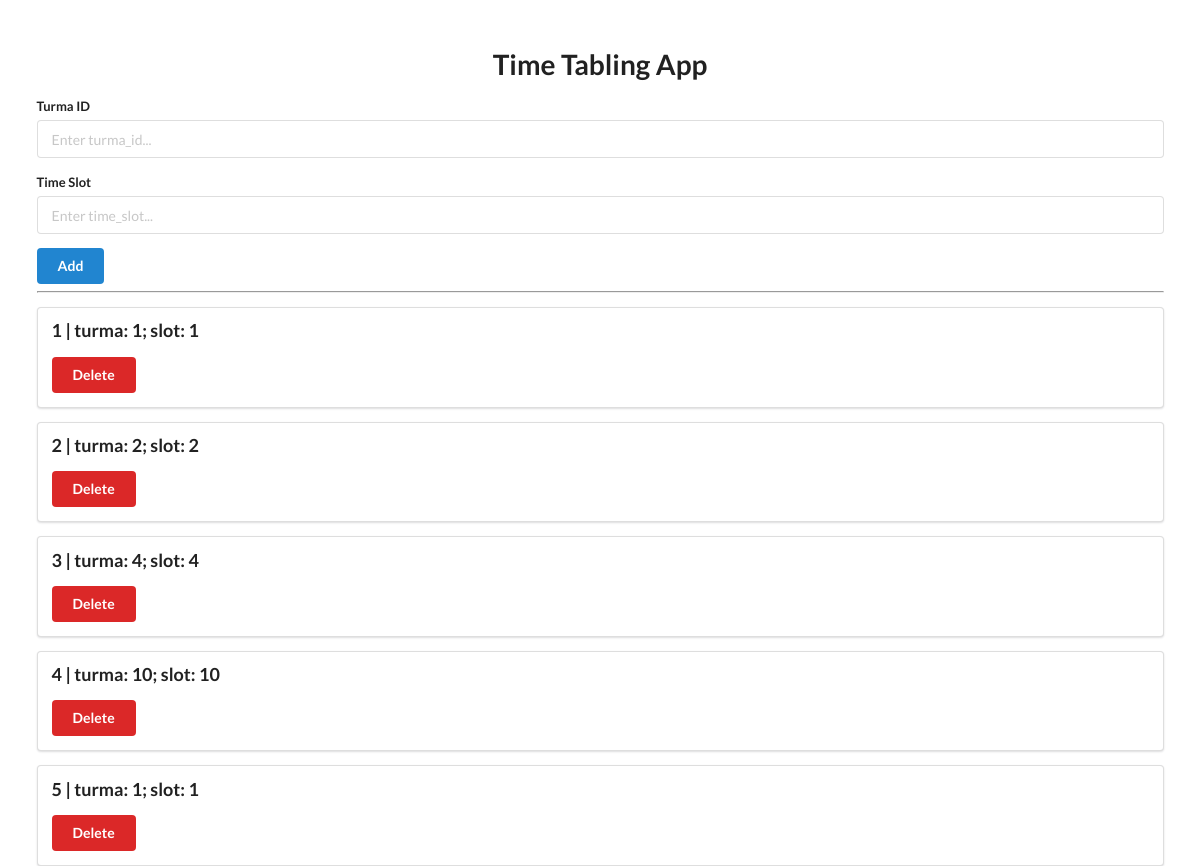
Before: / with the older database file.
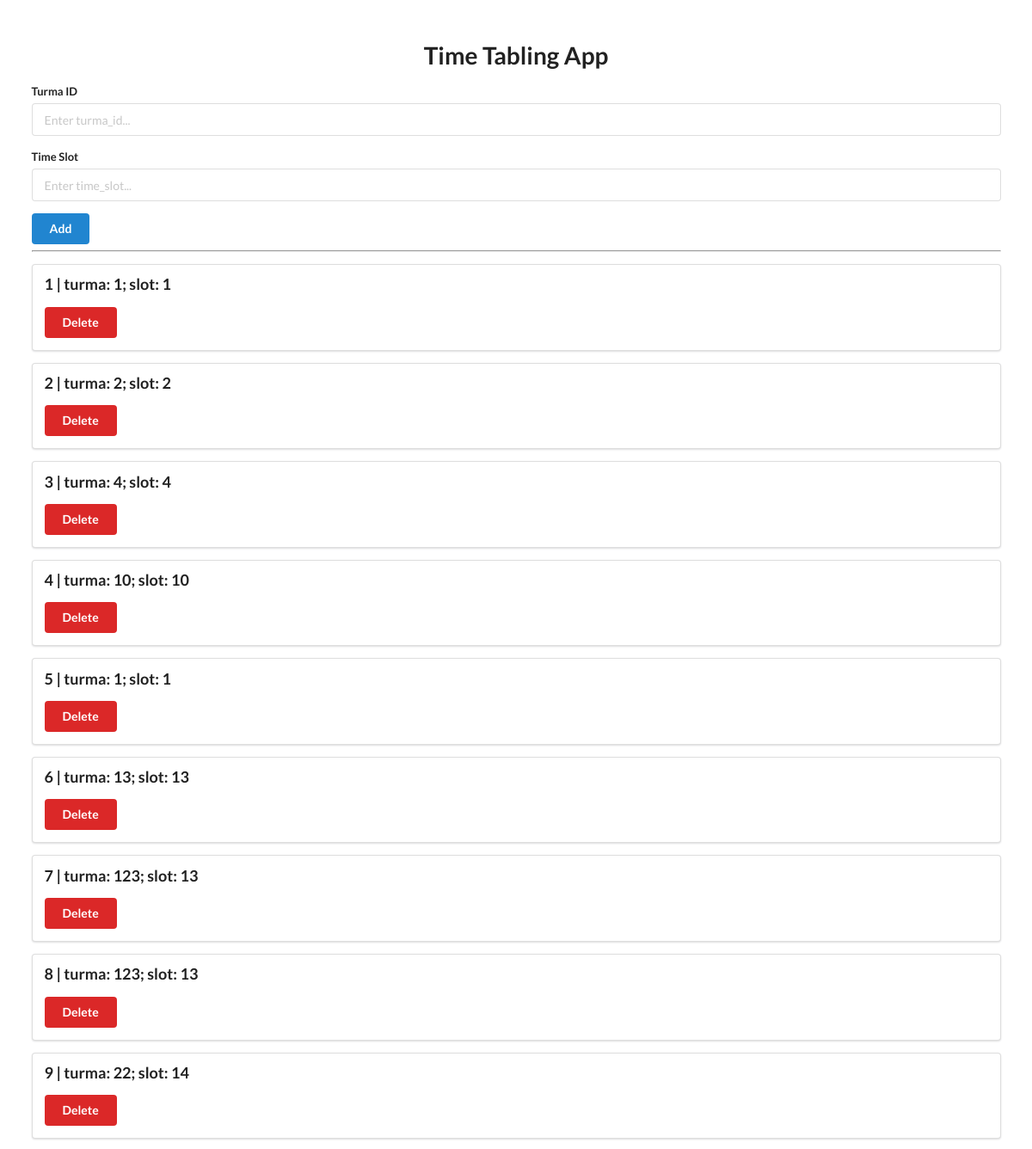
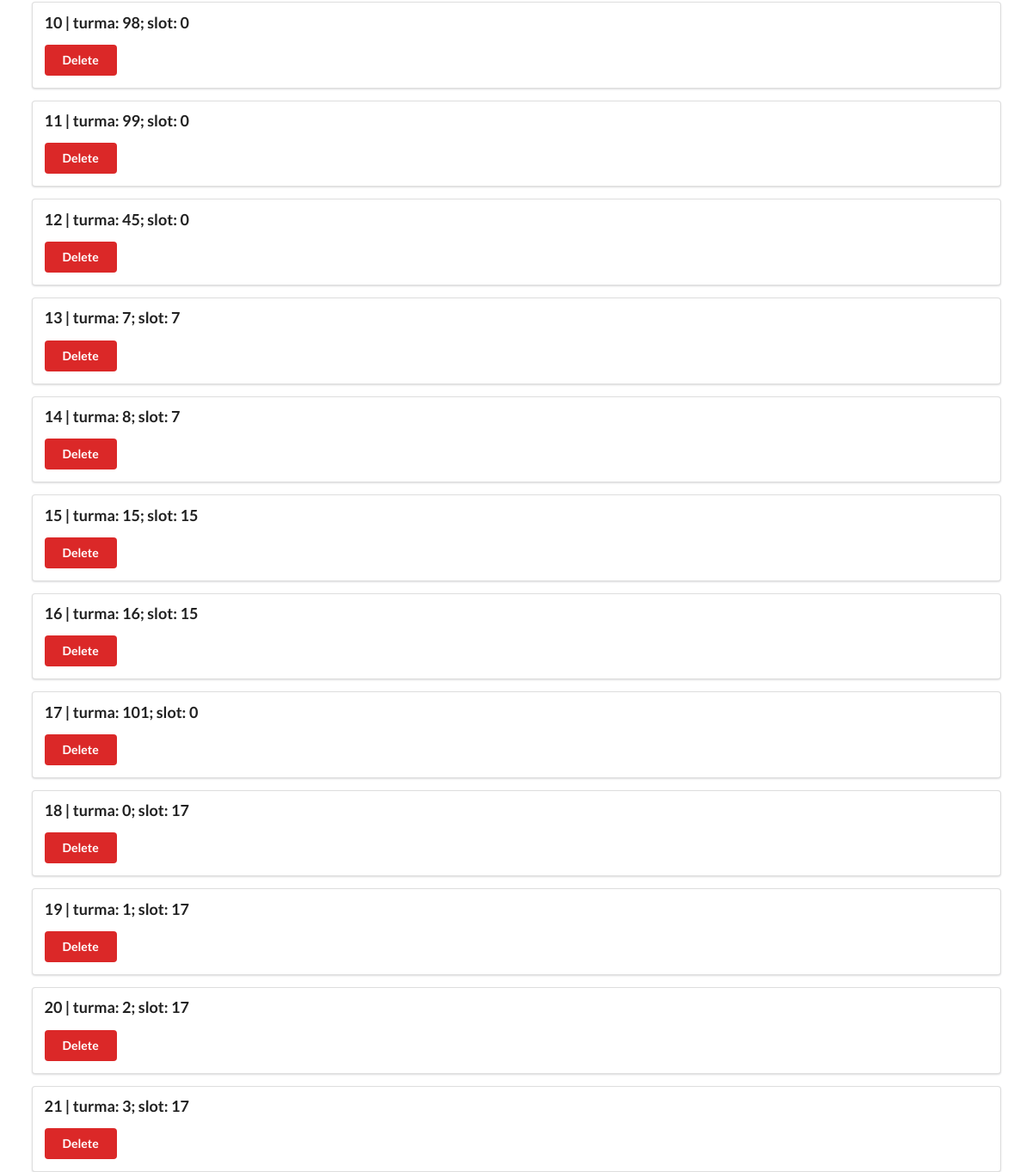
After: the same page with the newer database file (2 pictures, top to bottom).
### models.py (models this page shows)
class TimeSlot(Base):
    __tablename__ = "time_slot"
    id: Mapped[int] = mapped_column(primary_key=True)
    turma_id: Mapped[int] = mapped_column(ForeignKey("turma.id"))
    slot: Mapped[int] = mapped_column(Integer) #TODO: consider monA, tueC || AA, BC || 0, 10

### app.py (the view)
@app.get("/")
def home(request: Request, db: Session = Depends(get_db)):
    time_slots = db.query(models.TimeSlot).all()
    return templates.TemplateResponse("tt_index.html",
                                    {"request": request, "time_slot_list": time_slots})

### templates/tt_index.html (shortened to what this page needs)
<!DOCTYPE html>
<html lang="en">
  <head>
    <link
      rel="stylesheet"
      href="https://cdn.jsdelivr.net/npm/semantic-ui@2.4.2/dist/semantic.min.css"
    />
  </head>
  <body>
    <div style="margin-top: 50px" class="ui container">
      <h1 class="ui center aligned header">Time Tabling App</h1>
      <form class="ui form" action="/add" method="post">
        <div class="field">
          <label>Turma ID</label>
          <input type="text" name="turma_id" placeholder="Enter turma_id..." /><br />
        </div>
        <div class="field">
          <label>Time Slot</label>
          <input type="text" name="time_slot" placeholder="Enter time_slot..." /><br />
        </div>
        <button class="ui blue button" type="submit">Add</button>
      </form>
      <hr />
      {% for time_slot in time_slot_list %}
      <div class="ui segment">
        <p class="ui big header">{{time_slot.id }} | turma: {{ time_slot.turma_id }}; slot: {{time_slot.slot}} </p>
        <a class="ui red button" href="/delete/{{ time_slot.id }}">Delete</a>
      </div>
      {% endfor %}
    </div>
  </body>
</html>

Changed rows visible on the page:
added TimeSlot: id "6", turma_id "13", slot "13"
added TimeSlot: id "7", turma_id "123", slot "13"
added TimeSlot: id "8", turma_id "123", slot "13"
added TimeSlot: id "9", turma_id "22", slot "14"
added TimeSlot: id "10", turma_id "98", slot "0"
added TimeSlot: id "11", turma_id "99", slot "0"
added TimeSlot: id "12", turma_id "45", slot "0"
added TimeSlot: id "13", turma_id "7", slot "7"
added TimeSlot: id "14", turma_id "8", slot "7"
added TimeSlot: id "15", turma_id "15", slot "15"
added TimeSlot: id "16", turma_id "16", slot "15"
added TimeSlot: id "17", turma_id "101", slot "0"
added TimeSlot: id "18", turma_id "0", slot "17"
added TimeSlot: id "19", turma_id "1", slot "17"
added TimeSlot: id "20", turma_id "2", slot "17"
added TimeSlot: id "21", turma_id "3", slot "17"
